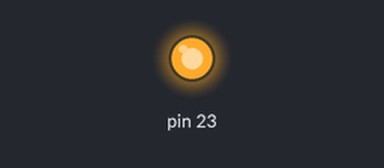
Recording of a sketch running on a simulated Arduino Uno, built with avr-gcc and run on an emulated ATmega328P. On the bench: output pins drawn as LEDs (lit = HIGH). Dashed ring = blinking.

Above: at 0.2 s.
At 2.68 s:
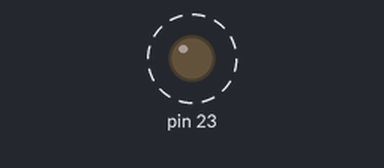
Timing chart, 0 to 3.0 s (numbered marks = the images above):
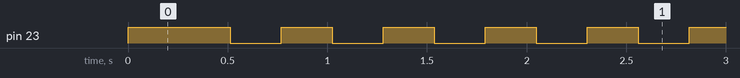

Measured:
- by itself, pin 23: alternates HIGH for 0.26 s and LOW for 0.26 s

The sketch:

ledNormal2Hz.ino
```cpp
void setup(){

  cli();

  DDRB |= 1 << DDB7;
  PORTB |= 1 << PORTB7;

  TCCR1A = 0;
  TCCR1B = 0;

  TCCR1B |= 1 << CS12;
  TCCR1B |= 1 << CS10;

  TCNT1H = 0xE0;
  TCNT1L = 0xC0;

  TIMSK1 = 0;
  TIMSK1 |=  1 << TOIE1;

  sei();
}

void loop(){
}

ISR(TIMER1_OVF_vect){
  //PORTB = 0x05
  asm volatile(
    "sbis 0x05, 7\n\t"
    "rjmp on\n\t"
    "cbi 0x05, 7\n\t"
    "rjmp end\n\t"
    "on: sbi 0x05, 7\n\t"
    "end:"
   );

  TCNT1H = 0xF0;
  TCNT1L = 0x60;
}
```
